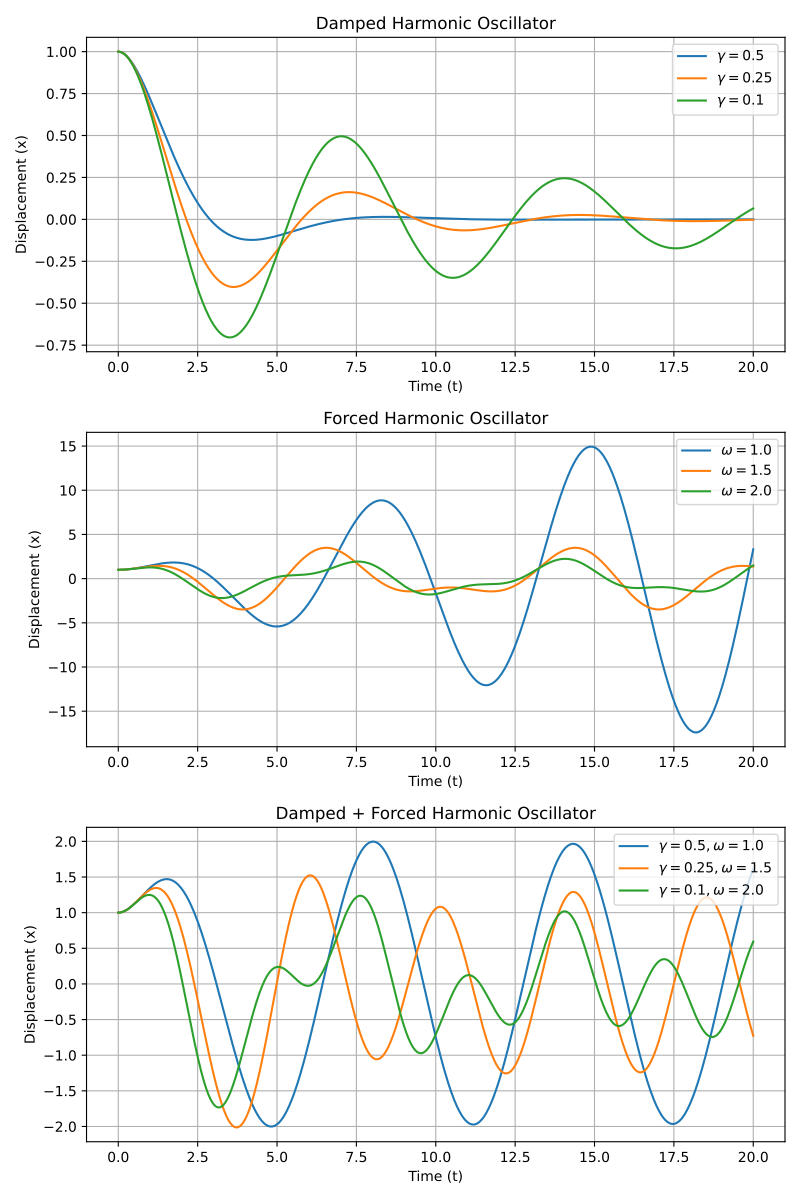

Source code (Python):
from pathlib import Path

import matplotlib.pyplot as plt
import numpy as np
import sympy as sp

m, t, omega, omega0 = sp.symbols("m t omega omega0", positive=True, real=True)
gamma, F0 = sp.symbols("gamma F0", real=True)

x = sp.Function("x")(t)

# x'' + 2 * gamma * omega0 * x' + omega0^2 * x = 0
damped_eq = sp.Eq(
    x.diff(t, t) + 2 * gamma * x.diff(t) + omega0 * omega0 * x,
    0,
)
sp.pprint(damped_eq)
sp.pprint(sp.dsolve(damped_eq, x))

# x'' + omega0 * omega0 * x = 1/m * F0 * cos(omega * t)
forced_eq = sp.Eq(
    x.diff(t, t) + omega0 * omega0 * x,
    F0 * sp.cos(omega * t) / m,
)
sp.pprint(forced_eq)
sp.pprint(sp.dsolve(forced_eq, x))

# x'' + 2 * gamma * x' + omega0^2 * x = F0/m * cos(omega * t)
damped_forced_eq = sp.Eq(
    x.diff(t, t) + 2 * gamma * x.diff(t) + omega0 * omega0 * x,
    F0 * sp.cos(omega * t) / m,
)
sp.pprint(damped_forced_eq)
damped_forced_sol = sp.dsolve(
    damped_forced_eq, x, ics={x.subs(t, 0): 1, x.diff(t).subs(t, 0): 0}
)
sp.pprint(damped_forced_sol)

ics = {x.subs(t, 0): 1, x.diff(t).subs(t, 0): 0}
consts = {m: 1, omega0: 0.9, F0: 2}

damped_func = [
    (
        gamma_val,
        sp.lambdify(
            t,
            sp.dsolve(damped_eq, x, ics=ics).subs(consts).subs({gamma: gamma_val}).rhs,
            "numpy",
        ),
    )
    for gamma_val in [0.5, 0.25, 0.1]
]

forced_func = [
    (
        omega_val,
        sp.lambdify(
            t,
            sp.dsolve(forced_eq, x, ics=ics).subs(consts).subs({omega: omega_val}).rhs,
            "numpy",
        ),
    )
    for omega_val in [1.0, 1.5, 2.0]
]

damped_forced_func = [
    (
        (gamma_val, omega_val),
        sp.lambdify(
            t,
            damped_forced_sol.subs(consts)
            .subs({gamma: gamma_val, omega: omega_val})
            .rhs,
            "numpy",
        ),
    )
    for gamma_val, omega_val in [(0.5, 1.0), (0.25, 1.5), (0.1, 2.0)]
]

fig, [ax_d, ax_f, ax_df] = plt.subplots(nrows=3, figsize=(8, 12))
time = np.linspace(0, 20, 1000)

ax_d.set_title("Damped Harmonic Oscillator")
ax_d.set_xlabel("Time (t)")
ax_d.set_ylabel("Displacement (x)")

for gamma_val, func in damped_func:
    ax_d.plot(time, func(time), label=f"$\\gamma = {gamma_val}$")

ax_d.legend()
ax_d.grid()

ax_f.set_title("Forced Harmonic Oscillator")
ax_f.set_xlabel("Time (t)")
ax_f.set_ylabel("Displacement (x)")

for omega_val, func in forced_func:
    ax_f.plot(time, func(time), label=f"$\\omega = {omega_val}$")

ax_f.legend()
ax_f.grid()

ax_df.set_title("Damped + Forced Harmonic Oscillator")
ax_df.set_xlabel("Time (t)")
ax_df.set_ylabel("Displacement (x)")

for (gamma_val, omega_val), func in damped_forced_func:
    ax_df.plot(
        time,
        func(time),
        label=f"$\\gamma = {gamma_val}, \\omega = {omega_val}$",
    )

ax_df.legend()
ax_df.grid()

fig.tight_layout()
fig.savefig(Path(__file__).with_suffix(".pdf"))
# plt.show()
